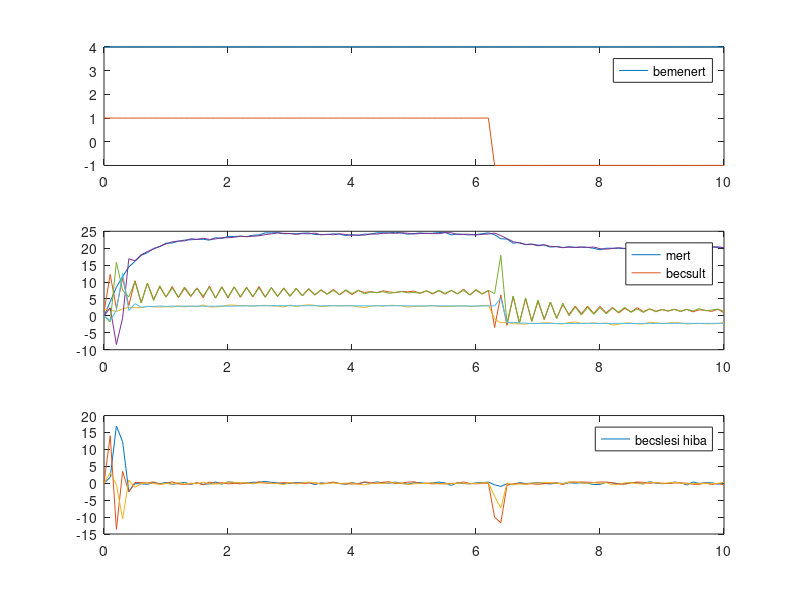
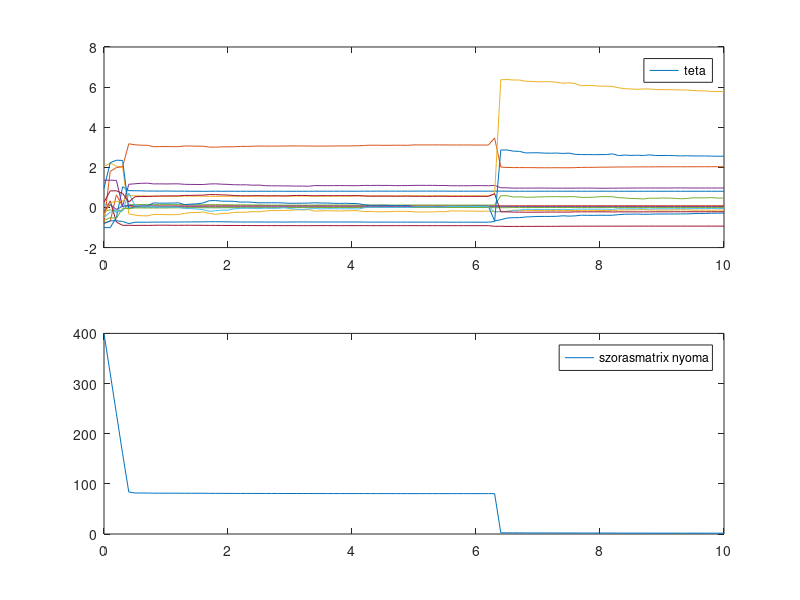

Reproduce these figures in MATLAB, in order.
clear ALL;
close ALL;
clc;
A=[0.8 0.1 0; 0.01 -0.9 0.04 ; 0.05 -0.01 0.2];
B=[1 0.1; 2 5; -0.2 2];
C=eye(size(A));
D=zeros(size(A,1),size(B,2));
x0=[0 1 2]';
ts=0.1;
t=0:ts:10;
u1=4*ones(size(t));
u2=square(0.5*t);
zaj=randn(3,length(t))*0.2;

y=lsim(ss(A,B,C,D,ts),[u1; u2]',t,x0);
yz=y+zaj';
plot(t,y,t,yz);
%% offline becsles
s1=0;
s2=0;

u=[u1' u2'];
x=yz;
for i=2:length(t)
 
fi=[x(i-1,:) u(i-1,:)]';

s1=s1+fi*fi';
s2=s2+fi*x(i,:);    
    
end

teta1=inv(s1)*s2
Abecsultoff=teta1(1:3,1:3)';
Bbecsultoff=teta1(4:5,1:3)';
%% online

% inicializalas a becslonek
Q0=randn(5,3);
th0=Q0;% teta0
P0=80*eye(5);
P0o=P0;% kezdeti szoras matrix
teta=Q0(:);
pnyoma=trace(P0);
hiba=[0 0 0];
ybecs=[0 0 0];
ymert=x0';
for i=2:length(t)
	% meres
	ujx=A*x0+B*u(i,:)'+zaj(:,i);
    ymert=[ymert ;ujx'];
	% becsles
        fi=[x0' u(i-1,:)]';
        yb=fi'*Q0;
	    E=ujx'-yb;
        K=(P0*fi)/(1+fi'*P0*fi);
        Puj=(eye(5)-K*fi')*P0;
        P0=Puj;
        Quj=Q0+K*E;
        Q0=Quj;
        teta=[teta Q0(:)];
        pnyoma=[pnyoma trace(P0)];
        x0=ujx;
        hiba=[hiba; E];
        ybecs=[ybecs; yb];
        
end
Abecsulton=Q0(1:3,1:3)';
Bbecsulton=Q0(4:5,1:3)';
figure(1)
subplot(311); plot(t,u);legend('bemenert');
subplot(312);plot(t,ymert,t,ybecs); legend('mert', 'becsult');
subplot(313); plot(t,hiba);legend('becslesi hiba')
figure(2);

subplot(211);
plot(t,teta);legend('teta');

subplot(212);
plot(t,pnyoma);legend('szorasmatrix nyoma');